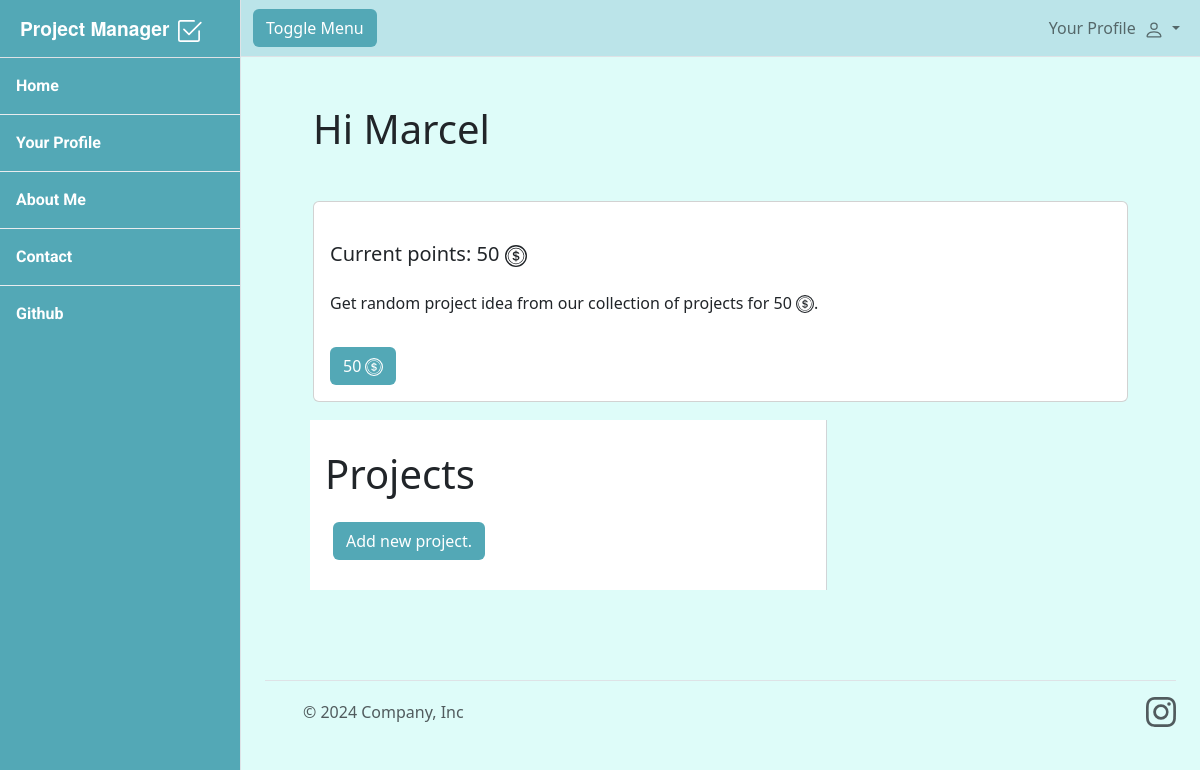
The page /profile (signed in) on the database as committed earlier.
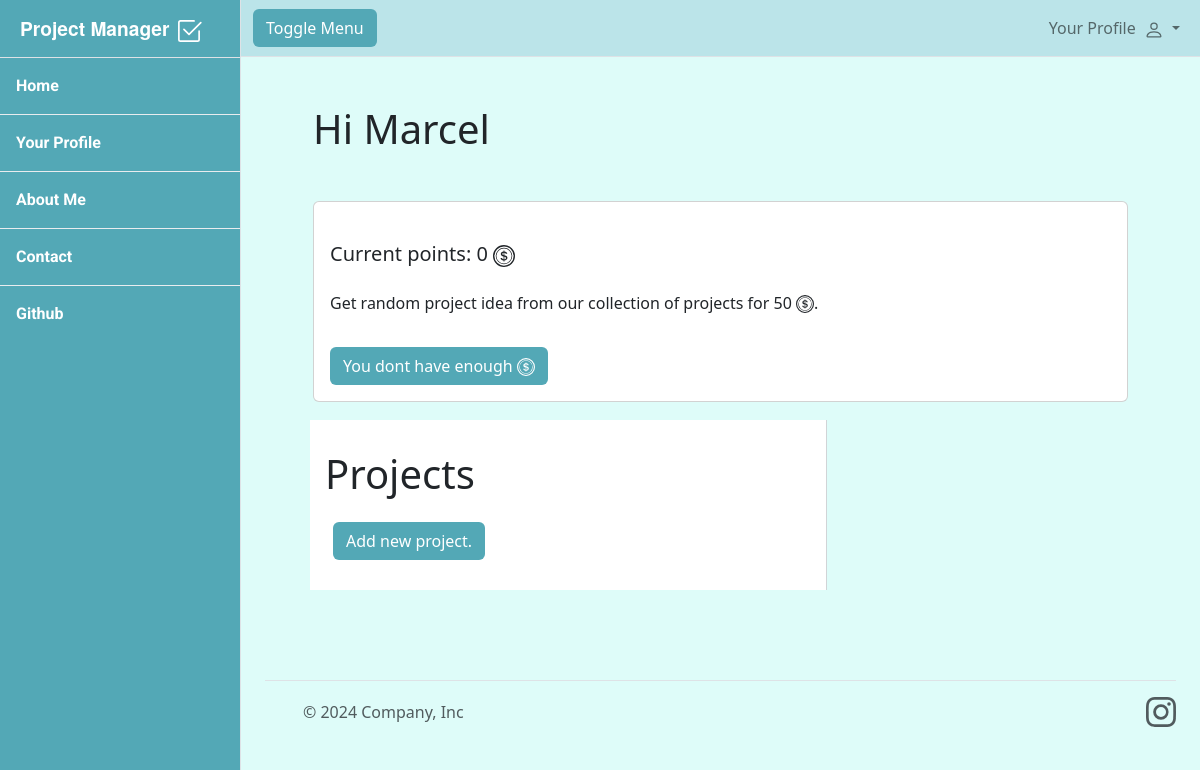
The same page on the database as committed later.
### main.py (models this page shows)
class User(db.Model, UserMixin):
    __tablename__ = "users"
    id: Mapped[int] = mapped_column(Integer, primary_key=True)
    name: Mapped[str] = mapped_column(String(250), nullable=False)
    email: Mapped[str] = mapped_column(String(250), nullable=False)
    password: Mapped[str] = mapped_column(String(250), nullable=False)
    points: Mapped[str] = mapped_column(Text, nullable=False)

### main.py (the view)
@app.route("/profile", methods=["POST", "GET"])
@login_required
def profile():
    projects_for_user = db.session.execute(db.select(Project).where(Project.id_for_user == current_user.id)).scalars().all()
    return render_template("profile.html", current_user=current_user, points=int(current_user.points),
                           projects_for_user=projects_for_user)

### main.py (called while the page is built)
@login_manager.user_loader
def load_user(user_id):
    return User.query.get(int(user_id))

### templates/profile.html (shortened to what this page needs)
{% extends "base.html" %}
{% block content %}
<div class="container">
	<h1 class="my-5 ms-5">Hi {{ current_user.name }}</h1>
	<div class="card mx-5">
  <div class="card-body">
    <h5 class="card-title my-4 me-2">Current points: {{ current_user.points }} </h5>
    <p class="card-text">Get random project idea from our collection of projects for 50 .</p>
	  {% if points >= 50 %}
    <button type="button" class="btn btn-primary mt-3" data-mdb-ripple-init onclick="window.location.href = '{{ url_for('random_project') }}';">50 </button>
	  {% else %}
	  <button type="button" class="btn btn-primary mt-3" data-mdb-ripple-init>You dont have enough </button>
	  {% endif %}
  </div>
</div>
          <div class="container page-todo bootstrap snippets bootdeys my-5 ms-5">
<div class="col-sm-7 tasks">
	<div class="task-list">
		<h1>Projects</h1>
		    <button type="button" class="btn btn-primary ms-2 mt-3" onclick="window.location.href = '{{ url_for('add_new_project') }}';" data-mdb-ripple-init>Add new project.</button>
	</div>
</div>
</div>
      </div>
{% endblock %}

### templates/base.html (shortened to what this page needs)
<!DOCTYPE html>
<html lang="en">
    <head>
        <link href="https://cdn.jsdelivr.net/npm/bootstrap@5.3.3/dist/css/bootstrap.min.css" rel="stylesheet">
        <link href="static/css/styles.css" rel="stylesheet" />
    </head>
    <body>
        <div class="d-flex" id="wrapper">
            <div class="border-end " id="sidebar-wrapper">
                <div class="sidebar-heading border-bottom">
    Project Manager
</div>
                <div class="list-group list-group-flush">
                    <a class="list-group-item list-group-item-action list-group-item-light p-3" href="{{ url_for('starting_page') }}">Home</a>
                    {% if current_user.is_authenticated: %}
                    <a class="list-group-item list-group-item-action list-group-item-light p-3" href="{{ url_for('profile') }}">Your Profile</a>
                    {% endif %}
                    <a class="list-group-item list-group-item-action list-group-item-light p-3" href="{{ url_for('about') }}">About Me</a>
                    <a class="list-group-item list-group-item-action list-group-item-light p-3" href="{{ url_for('contact') }}">Contact</a>
                    <a class="list-group-item list-group-item-action list-group-item-light p-3" href="https://github.com/MarcelSeremak">Github</a>
                </div>
            </div>
            <div id="page-content-wrapper">
                <nav class="navbar navbar-expand-lg navbar-light border-bottom">
                    <div class="container-fluid">
                        <button class="btn btn-primary" id="sidebarToggle">Toggle Menu</button>
                        <div class="collapse navbar-collapse" id="navbarSupportedContent">
                            <ul class="navbar-nav ms-auto mt-2 mt-lg-0">
                                <li class="nav-item dropdown">
                                    <a class="nav-link dropdown-toggle" id="navbarDropdown" href="#" role="button" data-bs-toggle="dropdown" aria-haspopup="true" aria-expanded="false">Your Profile
</a>
                                </li>
                            </ul>
                        </div>
                    </div>
                </nav>
                <div class="container-fluid">
                    {% block content %}
                    {% endblock %}
                    <br><br>
                    <div class="container">
  <footer class="d-flex flex-wrap justify-content-between align-items-center py-3 my-4 border-top">
    <div class="col-md-4 d-flex align-items-center" >
      <a href="/" class="mb-3 me-2 mb-md-0 text-body-secondary text-decoration-none lh-1">
        <svg class="bi" width="30" height="24"><use xlink:href="#bootstrap"></use></svg>
      </a>
      <span class="mb-3 mb-md-0 text-body-secondary">© 2024 Company, Inc</span>
    </div>
    <ul class="nav col-md-4 justify-content-end list-unstyled d-flex">
      <li class="ms-3"><a class="text-body-secondary " href="https://www.instagram.com/marcel.seremak/"></a></li>
    </ul>
  </footer>
</div>
                </div>
            </div>
        </div>
    </body>
</html>

Rows that differ between the two databases and show on the page:
changed User "Marcel": points "50" → "0"
Other text that changed with them:
text no longer shown: "50"
text now shown: "You dont have enough"
